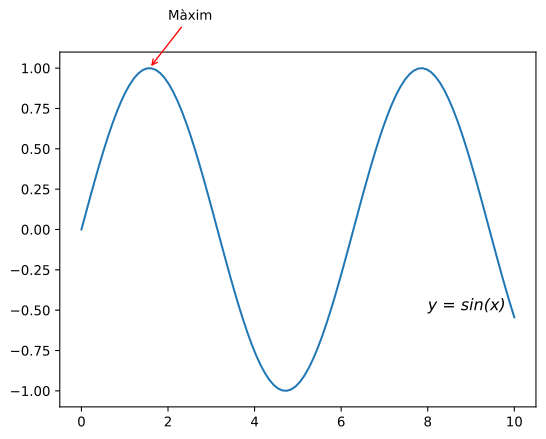

Here is the Python script that generated this plot:
import matplotlib.pyplot as plt
import numpy as np

x = np.linspace(0, 10, 100)
y = np.sin(x)

plt.plot(x, y)
plt.annotate(
    "Màxim",
    xy=(np.pi / 2, 1),
    xytext=(2, 1.3),
    arrowprops=dict(arrowstyle="->", color="red"),
)
plt.text(8, -0.5, "y = sin(x)", fontsize=12, style="italic")
plt.savefig("p15.svg", bbox_inches="tight")
